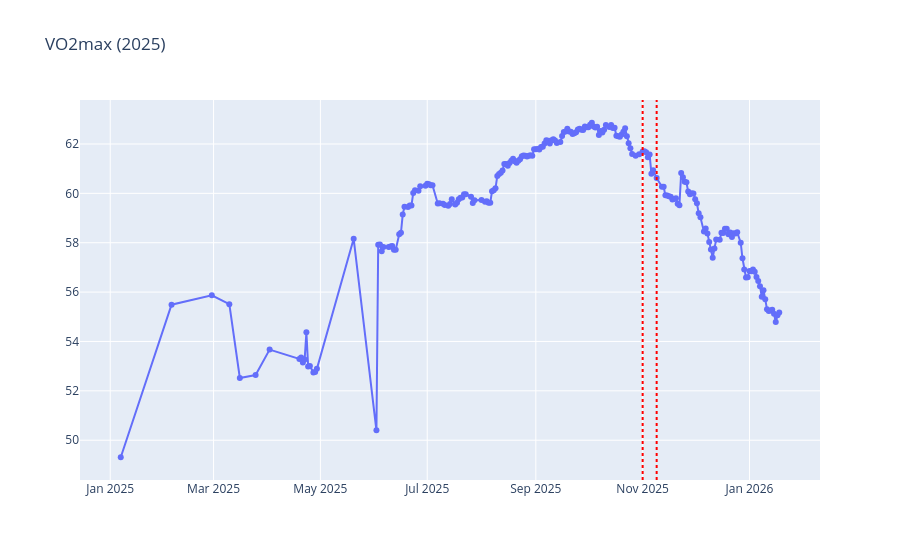

Source (notebook cell):
### Code cell
vo2 = pd.read_sql("""
  SELECT date(start_date, '-5 hours') as day, quantity as value
  FROM health_samples 
  WHERE type = 'HKQuantityTypeIdentifierVO2Max'
    AND start_date >= '2025-01-01'
  ORDER BY start_date
""", conn)

daily_vo2 = vo2.groupby('day')['value'].first().reset_index()

races = ['2025-11-01', '2025-11-09']

fig = go.Figure()
fig.add_trace(go.Scatter(x=daily_vo2['day'], y=daily_vo2['value'], mode='lines+markers', name='VO2max'))

for race in races:
    fig.add_vline(x=race, line_dash="dot", line_color="red")

fig.update_layout(title='VO2max (2025)')
fig.show()

### Figure 1 — Plotly figure (JSON) as saved in the notebook; plotly's stock layout.template omitted (floating-point values rounded to 4 significant figures; data arrays with more than 128 entries replaced by an {"elided": "..."} marker saying what was removed)
{"data": [{"mode": "lines+markers", "name": "VO2max", "type": "scatter", "x": {"elided": "220 str values"}, "y": {"elided": "220 float values"}}], "layout": {"shapes": [{"line": {"color": "red", "dash": "dot"}, "type": "line", "x0": "2025-11-01", "x1": "2025-11-01", "xref": "x", "y0": 0, "y1": 1, "yref": "y domain"}, {"line": {"color": "red", "dash": "dot"}, "type": "line", "x0": "2025-11-09", "x1": "2025-11-09", "xref": "x", "y0": 0, "y1": 1, "yref": "y domain"}], "title": {"text": "VO2max (2025)"}}}
